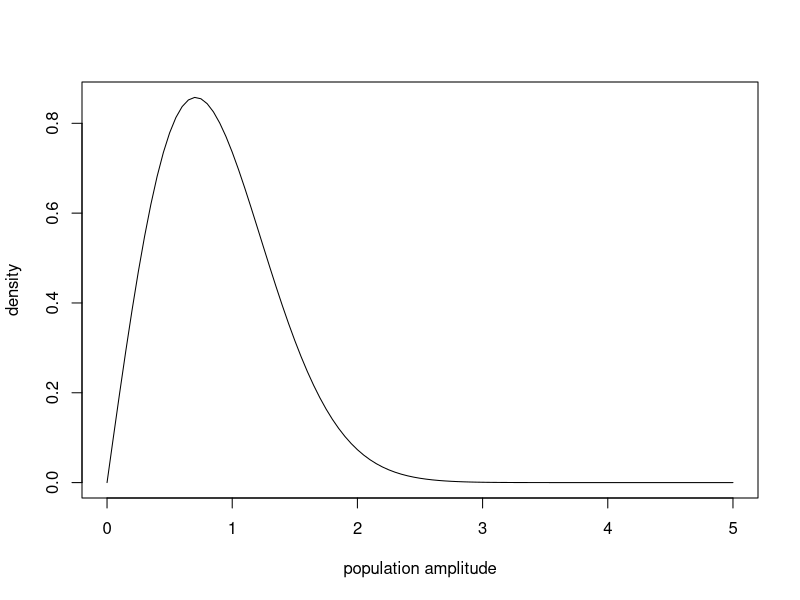
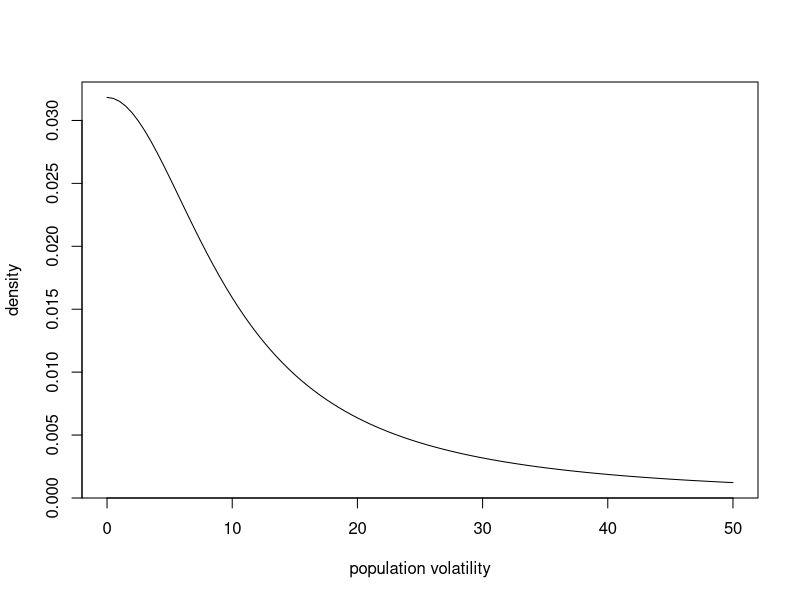
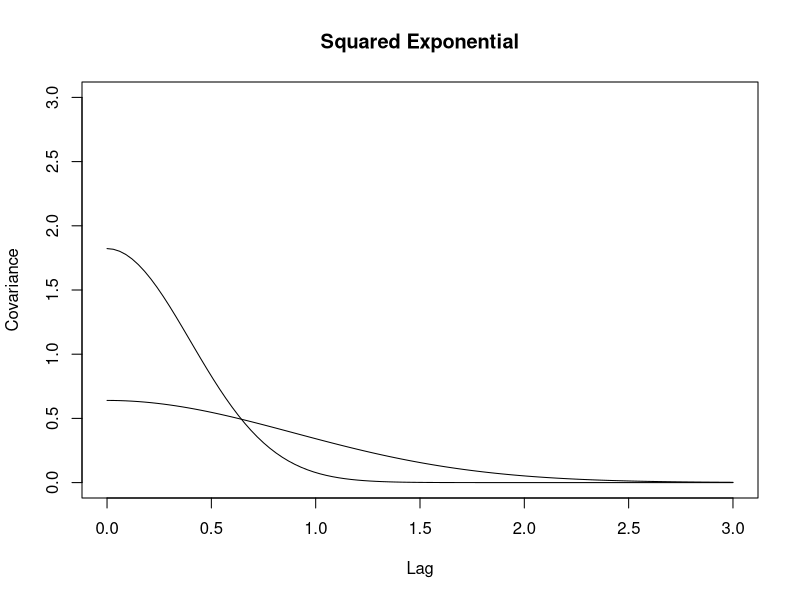
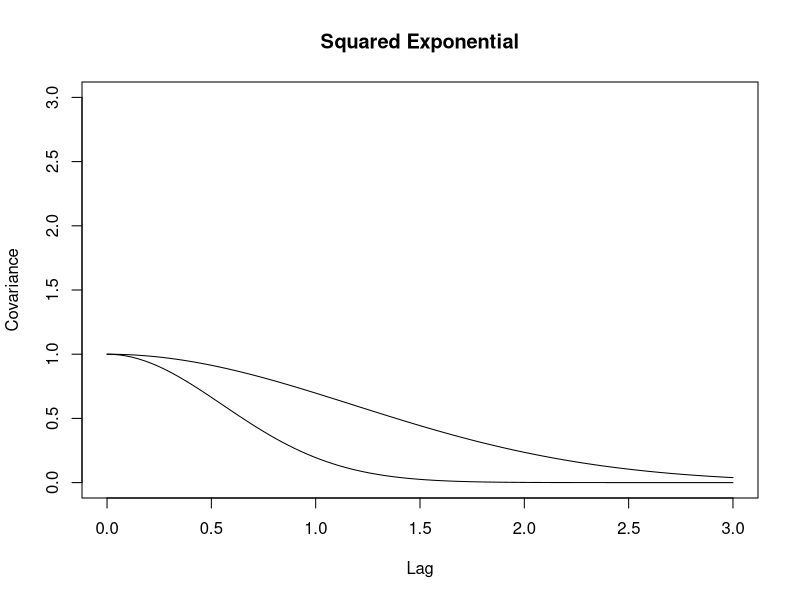
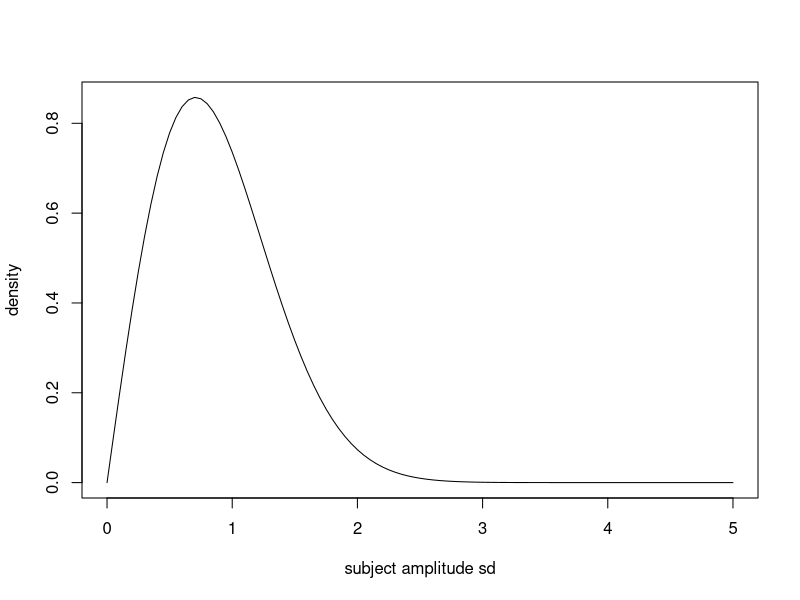
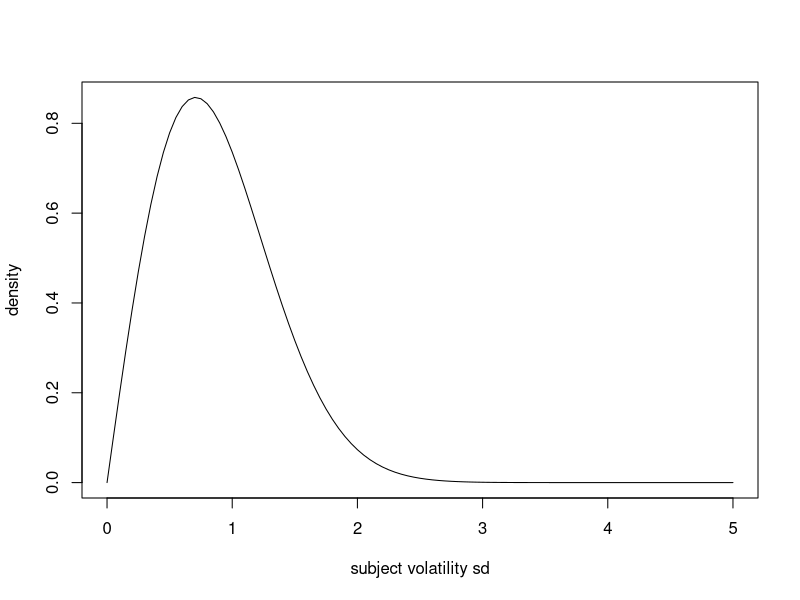
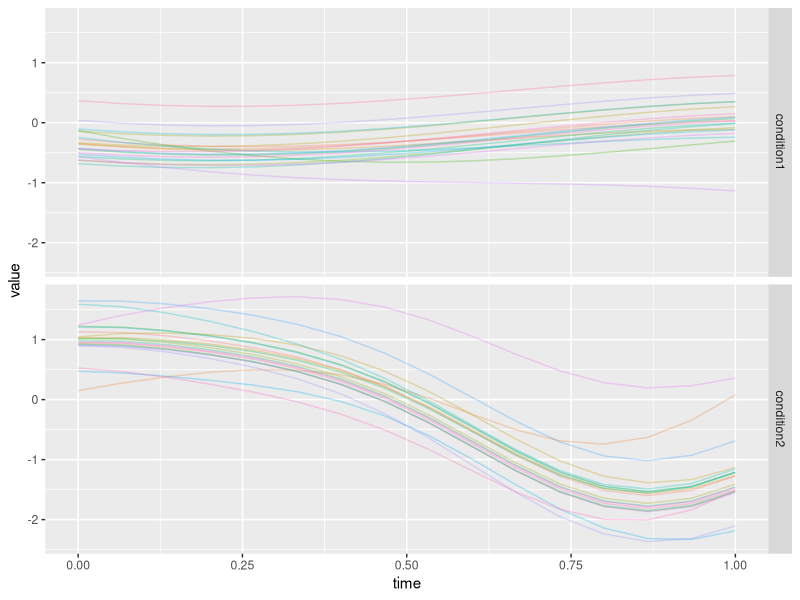

The R source for these figures, in order: (Note: this script raises an error after producing the figures.)
library(MASS)
library(tidyverse)
library(plyr)


# Functions ----
get_Sigmas = function(amplitudes, volatilities) {
  Sigmas = list()
  
  for (param in 1:length(amplitudes)) {
    Sigmas[[param]] = matrix(0, n_x, n_x)
    for (i in 1:n_x){
      for (j in 1:n_x){
        Sigmas[[param]][i, j] = amplitudes[param]^2*exp(-volatilities[param]^2*(1/2)*(x[i] - x[j])^2)  
      }
    }
  } 
  
  curve(amplitudes[1]^2*exp(-volatilities[1]^2*(1/2)*(x)^2), 0, (max(x)-min(x))*3, xlab="Lag", ylab="Covariance", main = "Squared Exponential", ylim = c(0, 3))
  for (param in 2:length(amplitudes)) {
    curve(amplitudes[param]^2*exp(-volatilities[param]^2*(1/2)*(x)^2), 0, (max(x)-min(x))*3, add = T, xlab="Lag", ylab="Covariance", main = "Squared Exponential")
  }
  
  return(Sigmas)
}

get_subj_Sigmas = function(subj_amplitude_sd, subj_volatility_sd, Sigmas){
  fs = list()
  fs_subj = list()
  
  for (param in 1:length(amplitudes)) {
    fs[[param]] = mvrnorm(1, mu, Sigmas[[param]])
    
    for (subj in 1:n) {
      subj_amplitude = rnorm(1, 0, subj_amplitude_sd[param])
      subj_volatility = rnorm(1, 0, subj_volatility_sd[param])
      
      subj_Sigma = matrix(0, n_x, n_x)
      for (i in 1:n_x){
        for (j in 1:n_x){
          subj_Sigma[i, j] = subj_amplitude^2*exp(-subj_volatility^2*(1/2)*(x[i] - x[j])^2)  
        }
      }
      
      f_subj_val = fs[[param]] + mvrnorm(1, mu, subj_Sigma)
      f_subj = data.frame(value = f_subj_val, parameter = param, id = subj, time = x)
      
      idx = ((param-1)*n+1) + subj
      fs_subj[[idx]] = f_subj
    }
  }
  
  return(list("fs" = fs, "fs_subj" = fs_subj))
}


# Experimental parameters ----
n = 20  # number of participants

# trajectory time points
x = 0:15/15  # I make it 0 to 1 so that amplitudes and volatilities are on the right scale
n_x = length(x)

# mean function
mu = rep(0, n_x)


# Group GPs ----
# covariance matrix with hyperparameters
# c(condition1, condition2)
# 1s contrast matrix 
# amplitudes
curve(dweibull(x, 2, 1), 0, 5, ylab = "density", xlab = "population amplitude")
amplitudes = c(0.80, 1.35)
# volatilities
curve(dcauchy(x, 0, 10), 0, 50, ylab = "density", xlab = "population volatility")
volatilities = c(1.12, 2.51)

Sigmas = get_Sigmas(amplitudes, volatilities)


# Group GPs for Noise ----
# same priors
namplitudes = c(1.0, 1.0)
nvolatilities = c(0.85, 1.81)

nSigmas = get_Sigmas(namplitudes, nvolatilities)



# Sample Mean Functions ----
# amplitude
curve(dweibull(x, 2, 1), 0, 5, ylab = "density", xlab = "subject amplitude sd")
subj_amplitude_sd = c(0.53, 0.43)
# volatility
curve(dweibull(x, 2, 1), 0, 5, ylab = "density", xlab = "subject volatility sd")
subj_volatility_sd = c(0.71, 1.14)

temp = get_subj_Sigmas(subj_amplitude_sd, subj_volatility_sd, Sigmas)
fs = temp$fs
fs_subj = temp$fs_subj

df = do.call(rbind, fs_subj)
df$parameter = factor(
  ifelse(
    df$parameter == 1
    , "condition1"
    , "condition2"
  )
)

names(df)[2] = c("condition")

df %>%
  ggplot()+
  geom_line(aes(x=time, y=value, color=factor(id)), alpha = 0.3)+
  facet_grid(condition~.)+
  theme(legend.position="none")

# save generative function (f(x))
saveRDS(df, file = "/Users/ghislaindentremont/Documents/Experiments/Trajectory/Jenn Study/previous_analyses/fake_proposal_15/fake_data_proposal_subj.rds")

# population
df_pop = do.call(cbind, fs)
df_pop = data.frame(df_pop)
names(df_pop) = c("condition1", "condition2")  
df_pop %>%
  mutate(
    time = x
  ) -> df_pop

df_pop %>%
  gather(condition, value, condition1:condition2) %>%
  ggplot()+
  geom_line(aes(x=time, y=value))+
  facet_grid(condition~.)

# save generative function (f(x))
saveRDS(df_pop, file = "/Users/ghislaindentremont/Documents/Experiments/Trajectory/Jenn Study/previous_analyses/fake_proposal_15/fake_data_proposal_pop.rds")



# Sample Noise Functions ----
curve(dweibull(x, 2, 1), 0, 5, ylab = "density", xlab = "subject noise amplitude sd")
subj_namplitude_sd = c(0.43, 0.53)
curve(dweibull(x, 2, 1), 0, 5, ylab = "density", xlab = "subject noise volatility sd")
subj_nvolatility_sd = c(1.2, 0.8)

temp = get_subj_Sigmas(subj_namplitude_sd, subj_nvolatility_sd, nSigmas)
fs_noise = temp$fs
fs_noise_subj = temp$fs_subj

df_noise = do.call(rbind, fs_noise_subj)
df_noise$parameter = factor(
  ifelse(
    df_noise$parameter == 1
    , "condition1"
    , "condition2"
  )
)

names(df_noise)[2] = c("condition")

df_noise %>%
  ggplot()+
  geom_line(aes(x=time, y=value, color=factor(id)), alpha = 0.3)+
  facet_grid(condition~.)+
  theme(legend.position="none")

# save generative function (f(x))
saveRDS(df_noise, file = "/Users/ghislaindentremont/Documents/Experiments/Trajectory/Jenn Study/previous_analyses/fake_proposal_15/fake_data_proposal_subj_noise.rds")

# population
df_noise_pop = do.call(cbind, fs_noise)
df_noise_pop = data.frame(df_noise_pop)
names(df_noise_pop) = c("condition1", "condition2") 
df_noise_pop %>%
  mutate(
    time = x
  ) -> df_noise_pop

df_noise_pop %>%
  gather(condition, value, condition1:condition2) %>%
  ggplot()+
  geom_line(aes(x=time, y=value))+
  facet_grid(condition~.)

# same generative function (f(x))
saveRDS(df_noise_pop, file = "/Users/ghislaindentremont/Documents/Experiments/Trajectory/Jenn Study/previous_analyses/fake_proposal_15/fake_data_proposal_pop_noise.rds")



# Sampling from f(x)s with noise ----
n_trials_by_condition = 100

mean(df$id == df_noise$id)
mean(df$time == df_noise$time)
mean(df$condition == df_noise$condition)

df$noise = df_noise$value

df_final2 = ddply(
  .data = df
  , .variables = c("condition","id")
  , .fun = function(df_piece) {
    f_noise = t(mvrnorm(n_trials_by_condition, df_piece$value, exp(df_piece$noise)^2*diag(nrow(df_piece))))
    data.frame(f_noise, time=df_piece$time)
  }
)

df_final = df_final2 %>%
  gather(trial, value, -c(condition, id, time), factor_key = T)

df_final$condition = factor(df_final$condition)
df_final$id = factor(df_final$id)

df_final %>%
  filter(as.numeric(id) <= 5) %>%
  ggplot()+
  geom_line(aes(x=time, y=value, color=trial), alpha = 0.1)+
  facet_grid(condition~id)+
  theme(legend.position="none")

df_id_means = aggregate(value ~ time + condition + id, data=df_final, FUN=mean)

df_id_means %>%
  filter(as.numeric(id) <= 5) %>%
  ggplot()+
  geom_line(aes(x=time, y=value))+
  facet_grid(condition~id)

# change column names etc.
names(df_final)[5] = c("position")
df_final$coordinate = factor("z")

# Save File ----
saveRDS(df_final, file = "/Users/ghislaindentremont/Documents/Experiments/Trajectory/Jenn Study/previous_analyses/fake_proposal_15/fake_data_proposal.rds")
